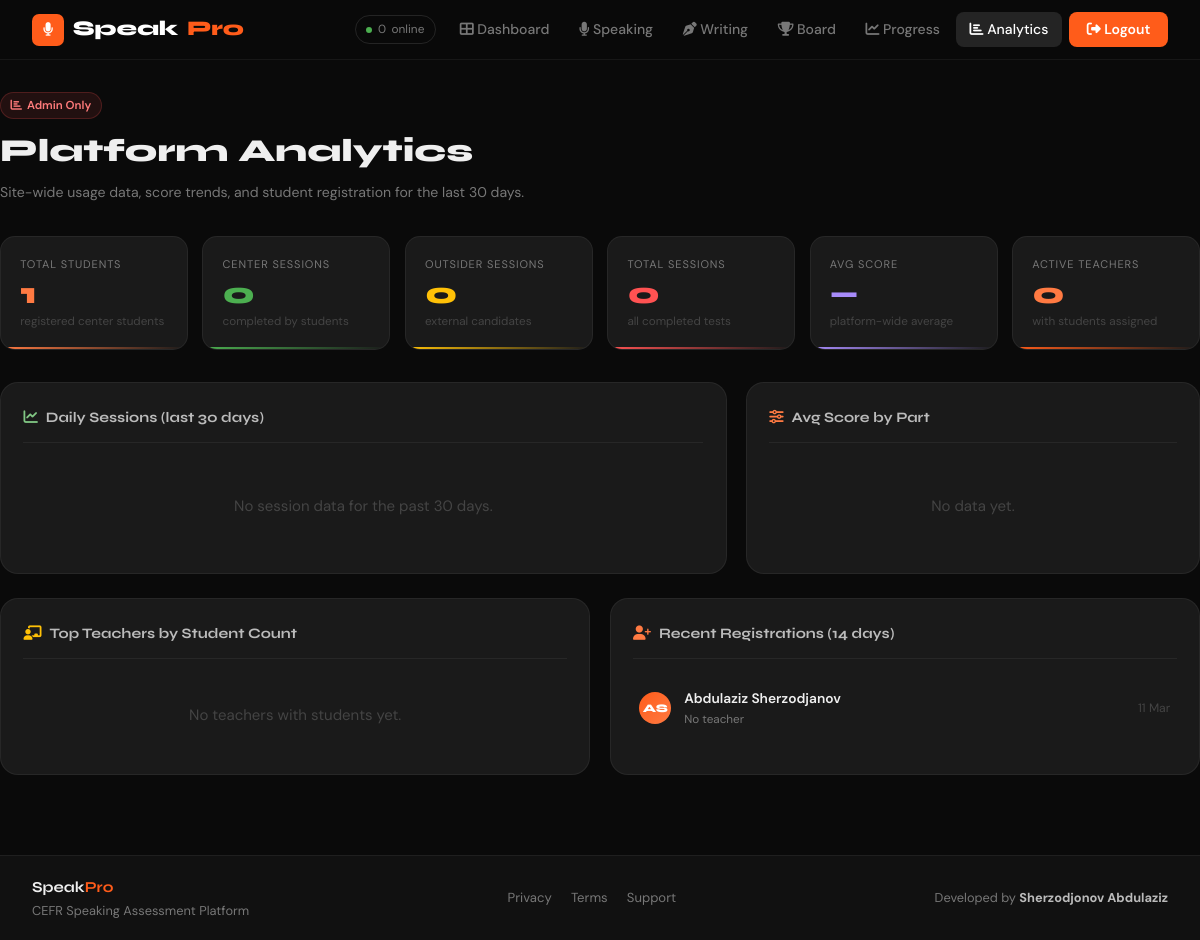
Page /analytics/ (signed in) on the committed database.
### speaking_test/models.py (models this page shows, shortened)
class StudentProfile(models.Model):
    user = models.OneToOneField(User, on_delete=models.CASCADE, related_name='student_profile')
    teacher = models.ForeignKey(Teacher, on_delete=models.SET_NULL, null=True, blank=True)
    phone = models.CharField(max_length=20, blank=True)
    avatar = models.ImageField(upload_to='avatars/', null=True, blank=True)
    streak = models.IntegerField(default=0)
    last_activity = models.DateField(null=True, blank=True)
    total_tests = models.IntegerField(default=0)
    created_at = models.DateTimeField(auto_now_add=True)
    is_approved = models.BooleanField(default=False, verbose_name="Approved",
                                      help_text="Admin must approve before student can take tests")
    is_blocked = models.BooleanField(default=False, verbose_name="Blocked",
                                     help_text="Block student immediately")
    access_start = models.DateField(null=True, blank=True, verbose_name="Access Start Date",
                                    help_text="Set automatically when you approve the student")
    access_days = models.IntegerField(null=True, blank=True, verbose_name="Access Duration (days)",
                                      help_text="Days of unlimited access from approval. Leave blank for unlimited.")
    class Meta:
        verbose_name = "Student Profile"
        verbose_name_plural = "Student Profiles"

### speaking_test/views.py (the view)
# urls.py: path('analytics/', views.admin_analytics, name='admin_analytics'),
@login_required
def admin_analytics(request):
    if not request.user.is_staff:
        return redirect('dashboard')
    from django.db.models import Avg, Count
    from django.db.models.functions import TruncDate, TruncWeek
    from .models import TestSession, StudentProfile, Teacher
    total_students  = StudentProfile.objects.count()
    total_sessions  = TestSession.objects.filter(status='completed').count()
    total_outsiders = TestSession.objects.filter(status='completed', session_type='outsider').count()
    total_center    = TestSession.objects.filter(status='completed', session_type='center').count()
    overall_avg     = TestSession.objects.filter(status='completed', total_score__isnull=False).aggregate(avg=Avg('total_score'))['avg']
    total_teachers  = Teacher.objects.filter(is_active=True).count()
    from django.utils import timezone as tz
    cutoff = tz.now() - tz.timedelta(days=30)
    daily = (
        TestSession.objects
        .filter(status='completed', started_at__gte=cutoff)
        .annotate(day=TruncDate('started_at'))
        .values('day')
        .annotate(cnt=Count('id'), avg=Avg('total_score'))
        .order_by('day')
    )
    daily_labels  = [str(r['day']) for r in daily]
    daily_counts  = [r['cnt'] for r in daily]
    daily_avgs    = [round(r['avg'], 2) if r['avg'] else 0 for r in daily]
    part_breakdown = (
        TestSession.objects
        .filter(status='completed')
        .values('part')
        .annotate(cnt=Count('id'), avg=Avg('total_score'))
        .order_by('part')
    )
    top_teachers = (
        StudentProfile.objects
        .values('teacher__name')
        .annotate(cnt=Count('id'))
        .filter(teacher__isnull=False)
        .order_by('-cnt')[:10]
    )
    reg_cutoff = tz.now() - tz.timedelta(days=14)
    recent_students = (
        StudentProfile.objects
        .filter(created_at__gte=reg_cutoff)
        .select_related('user', 'teacher')
        .order_by('-created_at')[:20]
    )
    return render(request, 'speaking_test/admin_analytics.html', {
        'total_students':  total_students,
        'total_sessions':  total_sessions,
        'total_outsiders': total_outsiders,
        'total_center':    total_center,
        'overall_avg':     round(overall_avg, 2) if overall_avg else None,
        'total_teachers':  total_teachers,
        'daily_labels':    daily_labels,
        'daily_counts':    daily_counts,
        'daily_avgs':      daily_avgs,
        'part_breakdown':  list(part_breakdown),
        'top_teachers':    list(top_teachers),
        'recent_students': recent_students,
    })

### speaking_test/templates/speaking_test/admin_analytics.html (shortened to what this page needs)
{% extends 'base.html' %}
{% block content %}
<div class="container an-page">
  <div class="an-header">
    <span class="badge badge-coral"><i class="fas fa-chart-bar"></i> Admin Only</span>
    <h1>Platform Analytics</h1>
    <p>Site-wide usage data, score trends, and student registration for the last 30 days.</p>
  </div>
  <div class="kpi-row">
    <div class="kpi">
      <div class="kpi-lbl">Total Students</div>
      <div class="kpi-val">{{ total_students }}</div>
      <div class="kpi-sub">registered center students</div>
    </div>
    <div class="kpi">
      <div class="kpi-lbl">Center Sessions</div>
      <div class="kpi-val">{{ total_center }}</div>
      <div class="kpi-sub">completed by students</div>
    </div>
    <div class="kpi">
      <div class="kpi-lbl">Outsider Sessions</div>
      <div class="kpi-val">{{ total_outsiders }}</div>
      <div class="kpi-sub">external candidates</div>
    </div>
    <div class="kpi">
      <div class="kpi-lbl">Total Sessions</div>
      <div class="kpi-val">{{ total_sessions }}</div>
      <div class="kpi-sub">all completed tests</div>
    </div>
    <div class="kpi">
      <div class="kpi-lbl">Avg Score</div>
      <div class="kpi-val">{% if overall_avg %}{{ overall_avg }}{% else %}—{% endif %}</div>
      <div class="kpi-sub">platform-wide average</div>
    </div>
    <div class="kpi">
      <div class="kpi-lbl">Active Teachers</div>
      <div class="kpi-val">{{ total_teachers }}</div>
      <div class="kpi-sub">with students assigned</div>
    </div>
  </div>
  <div class="charts-row">
    <div class="an-card">
      <div class="an-card-title"><i class="fas fa-chart-line text-mint"></i> Daily Sessions (last 30 days)</div>
      {% if daily_labels %}
        <canvas id="dailyChart" height="140"></canvas>
      {% else %}
        <div style="text-align:center;padding:2rem;color:var(--text4)">No session data for the past 30 days.</div>
      {% endif %}
    </div>
    <div class="an-card">
      <div class="an-card-title"><i class="fas fa-sliders-h text-sky"></i> Avg Score by Part</div>
      {% for p in part_breakdown %}
      {% if p.avg %}
      <div class="pt-bar-row">
        <div class="pt-bar-head">
          <span class="pt-bar-name">Part {{ p.part }}</span>
          <span class="pt-bar-val">{{ p.avg|floatformat:1 }} <span style="font-size:.74rem;color:var(--text4)">({{ p.cnt }} sessions)</span></span>
        </div>
        <div class="pt-bar-track">
          <div class="pt-bar-fill" style="width:{% widthratio p.avg 6 100 %}%"></div>
        </div>
      </div>
      {% endif %}
      {% empty %}
        <div style="text-align:center;padding:2rem;color:var(--text4)">No data yet.</div>
      {% endfor %}
    </div>
  </div>
  <div class="bottom-row">
    <div class="an-card">
      <div class="an-card-title"><i class="fas fa-chalkboard-teacher text-gold"></i> Top Teachers by Student Count</div>
      {% for t in top_teachers %}
      <div class="teacher-row">
        <div class="t-rank">{{ forloop.counter }}</div>
        <div class="t-icon">🎓</div>
        <div class="t-name">{{ t.teacher__name }}</div>
        <div class="t-cnt">{{ t.cnt }} student{{ t.cnt|pluralize }}</div>
      </div>
      {% empty %}
        <div style="text-align:center;padding:1.5rem;color:var(--text4)">No teachers with students yet.</div>
      {% endfor %}
    </div>
    <div class="an-card">
      <div class="an-card-title"><i class="fas fa-user-plus text-sky"></i> Recent Registrations (14 days)</div>
      {% for sp in recent_students %}
      <div class="rs-row">
        <div class="rs-av">{{ sp.user.first_name|first|upper }}{{ sp.user.last_name|first|upper }}</div>
        <div class="rs-info">
          <div class="rs-name">{{ sp.user.get_full_name|default:sp.user.username }}</div>
          <div class="rs-meta">{% if sp.teacher %}{{ sp.teacher.name }}{% else %}No teacher{% endif %}</div>
        </div>
        <div class="rs-date">{{ sp.created_at|date:"d M" }}</div>
      </div>
      {% empty %}
        <div style="text-align:center;padding:1.5rem;color:var(--text4)">No new students in the last 14 days.</div>
      {% endfor %}
    </div>
  </div>
</div>
{% endblock %}

### templates/base.html (style rules this page uses)
:root { --black: #0A0A0A; --black2: #111111; --black3: #1A1A1A; --black4: #242424; --black5: #2E2E2E; --orange: #FF5C1A; --orange2: #FF7A42; --orange-glow: rgba(255,92,26,.12); --orange-border: rgba(255,92,26,.3); --white: #FFFFFF; --gray: #888888; --gray2: #555555; --border: rgba(255,255,255,.06); --border2: rgba(255,255,255,.11); --text: #EFEFEF; --text2: #BBBBBB; --text3: #777777; --text4: #444444; --shadow: 0 8px 40px rgba(0,0,0,.6); --radius: 12px; --radius-sm: 8px; --sky: var(--orange); --sky-light: var(--orange2); --sky-glow: var(--orange-glow); --mint: #4CAF50; --coral: #FF5252; --gold: #FFC107; --bg: var(--black); --bg2: var(--black2); --bg3: var(--black3); --bg4: var(--black4); }
*, *::before, *::after { margin:0; padding:0; box-sizing:border-box; }
html { scroll-behavior:smooth; }
body { font-family: 'DM Sans', sans-serif; background: var(--black); color: var(--text); min-height: 100vh; display: flex; flex-direction: column; overflow-x: hidden; font-size: 15px; line-height: 1.65; }
.container { max-width: 1200px; margin: 0 auto; padding: 0 2rem; }
.badge { display: inline-flex; align-items: center; gap: .3rem; padding: .2rem .6rem; border-radius: 20px; font-size: .72rem; font-weight: 600; }
.badge-coral { background: rgba(255,82,82,.1); color: #ff7b7b; border: 1px solid rgba(255,82,82,.2); }
.text-sky { color: var(--orange2); }
.text-mint { color: #81c784; }
.text-gold { color: #ffc107; }

### speaking_test/templates/speaking_test/admin_analytics.html (style rules this page uses)
.an-page { padding:2rem 0 5rem; }
.an-header { margin-bottom:2rem; }
.an-header h1 { font-family:'Syne',sans-serif; font-size:2rem; font-weight:800; margin:.35rem 0 .2rem; }
.an-header p { color:var(--text3); font-size:.88rem; }
.kpi-row { display:grid; grid-template-columns:repeat(6,1fr); gap:.9rem; margin-bottom:2rem; }
.kpi { background:var(--bg3); border:1px solid var(--border); border-radius:15px; padding:1.1rem 1.2rem; position:relative; overflow:hidden; }
.kpi::after { content:''; position:absolute; bottom:0;left:0;right:0;height:2px; }
.kpi:nth-child(1)::after { background:linear-gradient(to right,var(--sky-light),transparent); }
.kpi:nth-child(2)::after { background:linear-gradient(to right,var(--mint),transparent); }
.kpi:nth-child(3)::after { background:linear-gradient(to right,var(--gold),transparent); }
.kpi:nth-child(4)::after { background:linear-gradient(to right,var(--coral),transparent); }
.kpi:nth-child(5)::after { background:linear-gradient(to right,#a78bfa,transparent); }
.kpi:nth-child(6)::after { background:linear-gradient(to right,var(--sky),transparent); }
.kpi-lbl { font-size:.69rem; color:var(--text3); text-transform:uppercase; letter-spacing:.08em; margin-bottom:.3rem; }
.kpi-val { font-family:'Syne',sans-serif; font-size:1.9rem; font-weight:800; line-height:1; }
.kpi:nth-child(1) .kpi-val { color:var(--sky-light); }
.kpi:nth-child(2) .kpi-val { color:var(--mint); }
.kpi:nth-child(3) .kpi-val { color:var(--gold); }
.kpi:nth-child(4) .kpi-val { color:var(--coral); }
.kpi:nth-child(5) .kpi-val { color:#a78bfa; }
.kpi:nth-child(6) .kpi-val { color:var(--sky-light); }
.kpi-sub { font-size:.73rem; color:var(--text4); margin-top:.25rem; }
.charts-row { display:grid; grid-template-columns:1.6fr 1fr; gap:1.2rem; margin-bottom:1.5rem; }
.an-card { background:var(--bg3); border:1px solid var(--border); border-radius:18px; padding:1.4rem; }
.an-card-title { font-family:'Syne',sans-serif; font-size:.9rem; font-weight:700; margin-bottom:1.2rem; display:flex; align-items:center; gap:.5rem; color:var(--text2); padding-bottom:.8rem; border-bottom:1px solid var(--border); }
.bottom-row { display:grid; grid-template-columns:1fr 1fr; gap:1.2rem; }
.rs-row { display:flex; align-items:center; gap:.8rem; padding:.55rem .4rem; border-radius:9px; transition:background .15s; }
.rs-av { width:32px;height:32px;border-radius:50%;background:linear-gradient(135deg,var(--orange),var(--orange2));display:flex;align-items:center;justify-content:center;font-family:'Syne',sans-serif;font-weight:800;font-size:.72rem;color:#fff;flex-shrink:0; }
.rs-info { flex:1; min-width:0; }
.rs-name { font-size:.86rem; font-weight:600; white-space:nowrap;overflow:hidden;text-overflow:ellipsis; }
.rs-meta { font-size:.73rem; color:var(--text3); }
.rs-date { font-size:.76rem; color:var(--text4); flex-shrink:0; }

### rows in the picture
StudentProfile: user.first_name|first "A", user.last_name|first "S", user.get_full_name "Abdulaziz Sherzodjanov", shows "No teacher", created_at "11 Mar"

### other values in the picture
{{ live_count|default:"0" }} "0"
{{ total_students }} "1"
{{ total_center }} "0"
{{ total_outsiders }} "0"
{{ total_sessions }} "0"
{{ total_teachers }} "0"
